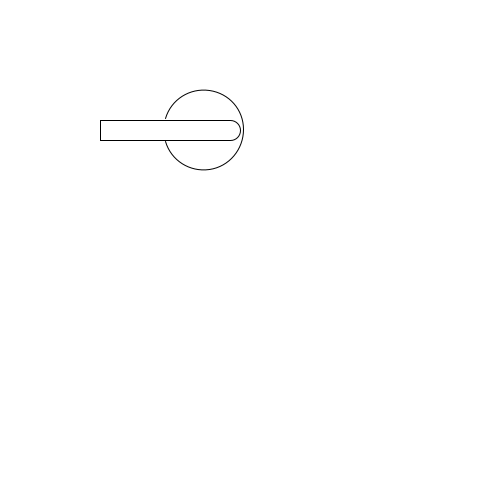
Frame 1 (no input)
Frame 60 (the mouse pressed at the canvas centre just before this capture): identical to frame 1, image omitted
Frame 120 (the mouse held since frame 60 and released just before this capture): identical to frame 1, image omitted

The Processing sketch that drew this single still picture (run headless with seeded random() and noise(); from frame 60 on, the mouse is pressed at the canvas centre):

// Processing sketch: processing_55826
// ── processing_55826.pde

int h;
int w;
int thickness;
int a;
int x;
int y;

void setup(){
  size(500,500);
  
  h=20;
  w=130;
  a=10;

  x=100;
  y=120;
  
 }

void draw(){
  background (255);
  
  line(x,y,x+w,y);
  line(x,y+h,x+w,y+h);
  line(x,y,x,y+h);
  
  noFill();
 
  arc(x+w-w/5, y+h/2, h*4, h*4, TWO_PI-PI/1.1, TWO_PI+PI/1.1);
  arc(x+w, y+h/2, h, h, TWO_PI-PI/2, TWO_PI+PI/2);

}
